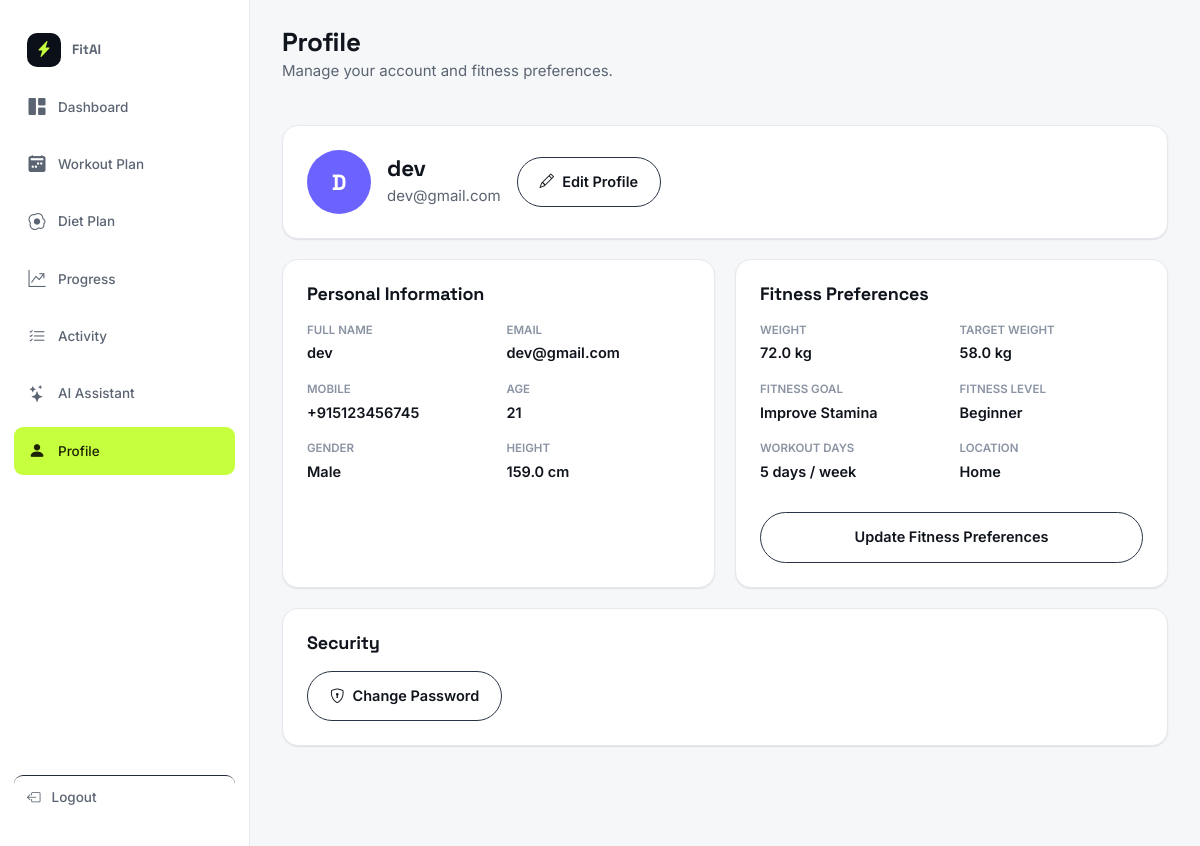
The app's page /dashboard/profile/ (signed in) with its own data.
### core/models.py (models this page shows, shortened)
class UserProfile(models.Model):
    user = models.OneToOneField(User, on_delete=models.CASCADE, related_name="profile")
    mobile = models.CharField(max_length=20, blank=True)
    goal = models.CharField(max_length=30, choices=GOAL_CHOICES, blank=True)
    age = models.PositiveSmallIntegerField(null=True, blank=True)
    gender = models.CharField(max_length=10, choices=GENDER_CHOICES, blank=True)
    height_cm = models.FloatField(null=True, blank=True)
    weight_kg = models.FloatField(null=True, blank=True)
    target_weight_kg = models.FloatField(null=True, blank=True)
    fitness_level = models.CharField(max_length=20, choices=FITNESS_LEVEL_CHOICES, default="Beginner")
    activity_level = models.CharField(max_length=20, choices=ACTIVITY_LEVEL_CHOICES, default="Moderately Active")
    measurements = models.CharField(max_length=255, blank=True)
    workout_location = models.CharField(max_length=10, choices=LOCATION_CHOICES, blank=True)
    workout_days = models.PositiveSmallIntegerField(default=5)
    workout_duration = models.CharField(max_length=20, blank=True)
    workout_time = models.CharField(max_length=20, blank=True)
    equipment = models.JSONField(default=list, blank=True)
    onboarding_complete = models.BooleanField(default=False)
    created_at = models.DateTimeField(auto_now_add=True)
    @property
    def initial(self):
        name = (self.user.get_full_name() or self.user.username or "?").strip()
        return name[0].upper() if name else "?"

### core/views.py (the view)
# urls.py: path("dashboard/profile/", views.profile_view, name="profile"),
@login_required
def profile_view(request):
    profile, _ = m.UserProfile.objects.get_or_create(user=request.user)
    return render(request, "dashboard/profile.html", {"profile": profile})

### core/context_processors.py (called while the page is built)
def ensure_csrf_cookie(request):
    get_token(request)
    return {}

def app_context(request):
    ctx = {}
    if request.user.is_authenticated:
        profile, _ = UserProfile.objects.get_or_create(user=request.user)
        ctx["current_profile"] = profile
        ctx["unread_notifications_count"] = Notification.objects.filter(user=request.user, is_read=False).count()
        ctx["recent_notifications"] = Notification.objects.filter(user=request.user)[:6]
    return ctx

### templates/dashboard/profile.html (shortened to what this page needs)
{% extends "base.html" %}
{% load static %}
{% block extra_css %}<link rel="stylesheet" href="{% static 'css/dashboard.css' %}">{% endblock %}
{% block content %}
<div class="app-shell">
  {% include "components/sidebar.html" with active="profile" %}
  <main class="main-content" id="main-content">
    <div class="topbar">
      <div class="topbar__greeting"><h1>Profile</h1><p class="muted">Manage your account and fitness preferences.</p></div>
    </div>
    <section class="card card-pad profile-head">
      <div class="avatar" style="width:64px;height:64px;font-size:22px;">{{ profile.initial }}</div>
      <div>
        <h2 style="margin-bottom:2px;">{{ request.user.get_full_name|default:request.user.username }}</h2>
        <span class="muted">{{ request.user.email }}</span>
      </div>
      <a href="/dashboard/profile/edit/" class="btn btn-outline"><i class="bi bi-pencil"></i> Edit Profile</a>
    </section>
    <div class="profile-grid">
      <section class="card card-pad">
        <div class="section-head"><h2>Personal Information</h2></div>
        <dl class="detail-list">
          <div><dt>Full Name</dt><dd>{{ request.user.get_full_name|default:request.user.username }}</dd></div>
          <div><dt>Email</dt><dd>{{ request.user.email }}</dd></div>
          <div><dt>Mobile</dt><dd>{{ profile.mobile|default:"—" }}</dd></div>
          <div><dt>Age</dt><dd>{{ profile.age|default:"—" }}</dd></div>
          <div><dt>Gender</dt><dd>{{ profile.gender|default:"—" }}</dd></div>
          <div><dt>Height</dt><dd>{{ profile.height_cm|default:"—" }} cm</dd></div>
        </dl>
      </section>
      <section class="card card-pad">
        <div class="section-head"><h2>Fitness Preferences</h2></div>
        <dl class="detail-list">
          <div><dt>Weight</dt><dd>{{ profile.weight_kg|default:"—" }} kg</dd></div>
          <div><dt>Target Weight</dt><dd>{{ profile.target_weight_kg|default:"—" }} kg</dd></div>
          <div><dt>Fitness Goal</dt><dd>{{ profile.goal|default:"—" }}</dd></div>
          <div><dt>Fitness Level</dt><dd>{{ profile.fitness_level }}</dd></div>
          <div><dt>Workout Days</dt><dd>{{ profile.workout_days }} days / week</dd></div>
          <div><dt>Location</dt><dd>{{ profile.workout_location|default:"—" }}</dd></div>
        </dl>
        <a href="/dashboard/profile/preferences/" class="btn btn-outline btn-block" style="margin-top:14px;">Update Fitness Preferences</a>
      </section>
    </div>
    <section class="card card-pad" style="margin-top:20px;">
      <div class="section-head"><h2>Security</h2></div>
      <a href="/dashboard/profile/change-password/" class="btn btn-outline"><i class="bi bi-shield-lock"></i> Change Password</a>
    </section>
  </main>
</div>
{% endblock %}

### static/css/style.css (style rules this page uses)
:root { --navy-950:#0B0F17; --navy-900:#10151F; --navy-800:#171E2B; --navy-700:#232C3D; --line:#2A3346; --line-soft:#E7E9EE; --paper:#F6F7F9; --surface:#FFFFFF; --ink:#10141C; --ink-soft:#5B6472; --ink-faint:#8A93A3; --lime:#C6FF3D; --lime-ink:#1C2405; --violet:#6C63FF; --violet-soft:#EFEEFF; --red:#FF5C5C; --amber:#FFB020; --green:#2ED374; --r-sm:10px; --r-md:16px; --r-lg:24px; --r-pill:999px; --shadow-sm:0 1px 2px rgba(16,20,28,.06), 0 1px 1px rgba(16,20,28,.04); --shadow-md:0 8px 24px -8px rgba(16,20,28,.16); --shadow-lg:0 20px 48px -16px rgba(16,20,28,.28); --font-display:'Space Grotesk', 'Arial Narrow', sans-serif; --font-body:'Inter', -apple-system, BlinkMacSystemFont, sans-serif; --font-mono:'IBM Plex Mono', ui-monospace, monospace; --container:1240px; }
*,*::before,*::after { box-sizing:border-box; }
html { scroll-behavior:smooth; }
body { margin:0; font-family:var(--font-body); background:var(--paper); color:var(--ink); font-size:15px; line-height:1.55; -webkit-font-smoothing:antialiased; }
h1,h2,h3,h4,h5 { font-family:var(--font-display); color:var(--ink); margin:0 0 .5em; line-height:1.1; letter-spacing:-0.01em; }
p { margin:0 0 1em; }
a { color:inherit;text-decoration:none; }
.btn { display:inline-flex;align-items:center;justify-content:center;gap:8px; padding:13px 22px; border-radius:var(--r-pill); font-weight:600;font-size:14.5px; border:1.5px solid transparent; cursor:pointer; transition:transform .15s ease, box-shadow .15s ease, background .15s ease, color .15s ease, border-color .15s ease; min-height:46px; }
.btn-outline { background:transparent;color:var(--ink);border-color:var(--line); }
.btn-block { width:100%; }
.card { background:var(--surface); border:1px solid var(--line-soft); border-radius:var(--r-md); box-shadow:var(--shadow-sm); }
.card-pad { padding:24px; }
.muted { color:var(--ink-soft); }
.app-shell { display:flex;height:100vh;overflow:hidden;background:var(--paper); }
.main-content { flex:1;min-width:0;height:100vh;overflow-y:auto;padding:28px 32px 100px; }
.topbar { display:flex;align-items:center;justify-content:space-between;gap:16px;margin-bottom:28px;flex-wrap:wrap; }
.topbar__greeting h1 { font-size:26px;margin-bottom:2px; }
.avatar { width:44px;height:44px;border-radius:50%;background:var(--violet);color:#fff;display:flex;align-items:center;justify-content:center;font-weight:700;font-family:var(--font-display); }

### static/css/responsive.css (style rules this page uses)
html, body { width: 100%; max-width: 100%; overflow-x: hidden; }
body { min-width: 320px; }
* { box-sizing: border-box; }

### static/css/dashboard.css (style rules this page uses)
.section-head { display:flex;justify-content:space-between;align-items:center;margin-bottom:18px;gap:12px;flex-wrap:wrap; }
.section-head h2 { font-size:18px;margin:0; }
.profile-head { display:flex;align-items:center;gap:16px;flex-wrap:wrap; }
.profile-grid { display:grid;grid-template-columns:1fr 1fr;gap:20px;margin-top:20px; }
.detail-list { display:grid;grid-template-columns:1fr 1fr;gap:16px; }
.detail-list dt { font-size:11.5px;color:var(--ink-faint);text-transform:uppercase;font-weight:600;margin-bottom:3px; }
.detail-list dd { margin:0;font-weight:600;font-size:14.5px; }

### records on screen
UserProfile: initial "D", mobile "+915123456745", age "21", gender "Male", height_cm "159.0", weight_kg "72.0", target_weight_kg "58.0", goal "Improve Stamina", fitness_level "Beginner", workout_days "5", workout_location "Home"

### other values on screen
{{ request.user.get_full_name|default:request.user.username }} "dev"
{{ request.user.email }} "dev@gmail.com"
